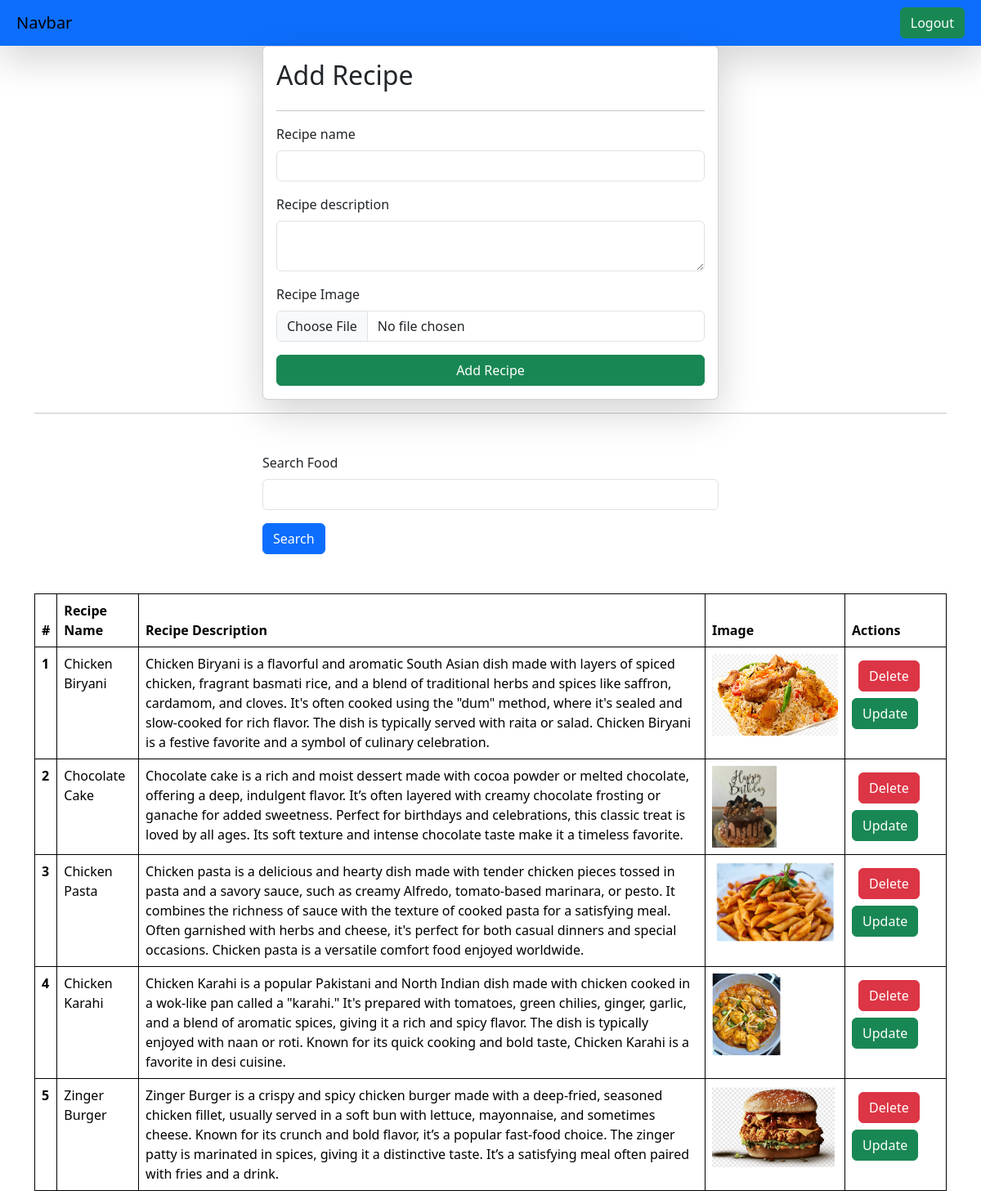
The app's page /recipes/ (signed in), older data.
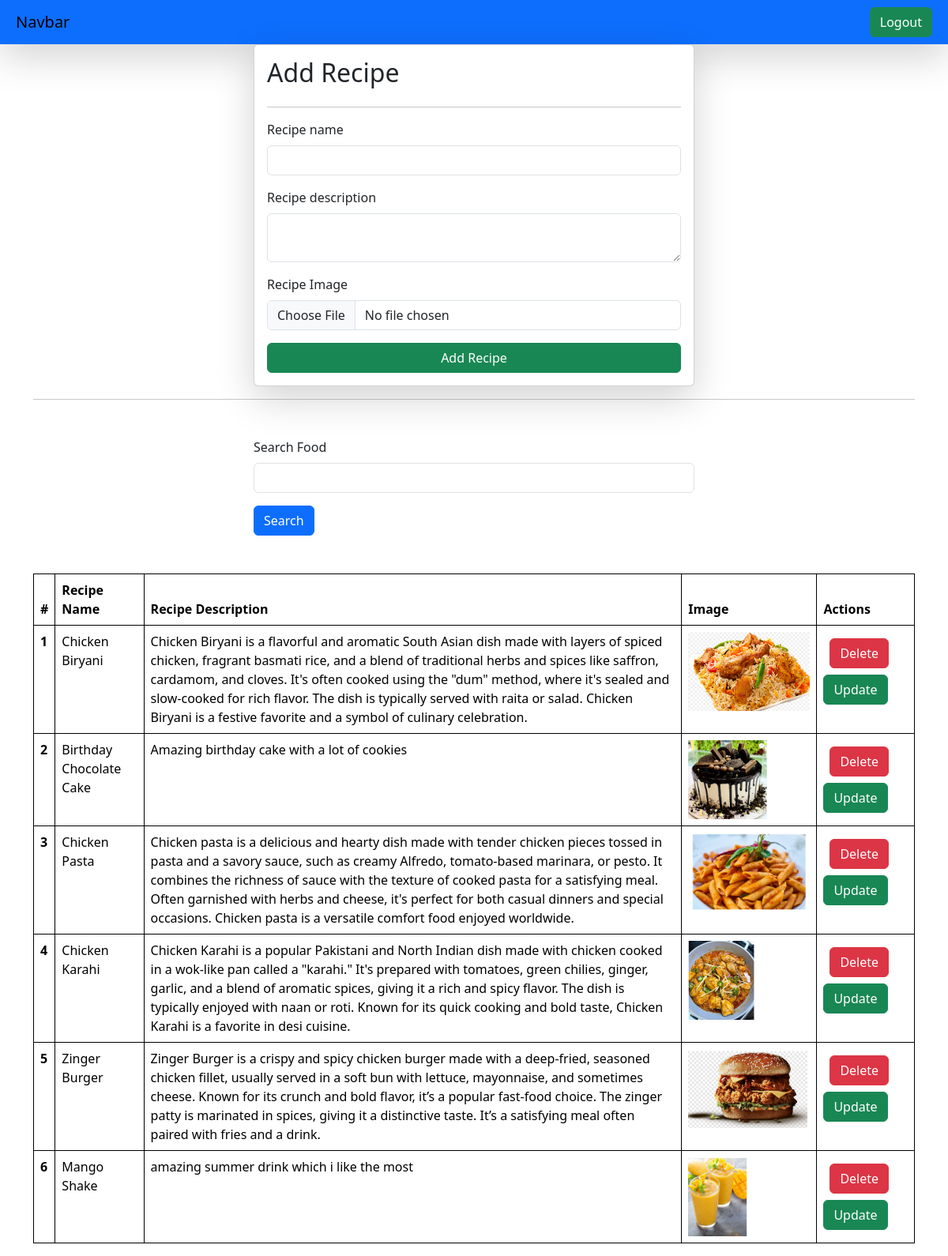
The same page, newer data.
### recipe/models.py (models this page shows)
class Recipe(models.Model):
    user = models.ForeignKey(User, on_delete=models.SET_NULL, null=True, blank=True)
    recipe_name = models.CharField(max_length=100)
    recipe_description = models.TextField()
    recipe_image = models.ImageField(upload_to="recipe")
    recipe_view_count = models.IntegerField(default=1)

### recipe/views.py (the view, shortened to what this page needs)
# urls.py: path("recipes/", recipes, name="recipes"),
@login_required(login_url="/login/")
def recipes(request):
    queryset = Recipe.objects.all()
    if request.GET.get("search"):
        queryset = queryset.filter(recipe_name__icontains=request.GET.get("search"))
    context = {"recipes": queryset}
    return render(request, "recipes.html", context)

### recipe/templates/recipes.html (shortened to what this page needs)
{% extends "base.html" %}
{% block start %}
<div class="container" mt-5>
    <form class="col-6 mx-auto card p-3 shadow-lg" method = "post" enctype="multipart/form-data">
        <h2>Add Recipe</h2>
        <hr>
        <div class="mb-3">
          <label for="exampleInputEmail1" class="form-label">Recipe name</label>
          <input name="recipe_name" required type="text" class="form-control">
        </div>
        <div class="mb-3">
          <label for="exampleInputPassword1" class="form-label">Recipe description</label>
          <textarea class="form-control" name="recipe_description" required></textarea>
        </div>
        <div class="mb-3">
            <label for="exampleInputPassword1" class="form-label">Recipe Image</label>
            <input name="recipe_image" type="file" class="form-control">
          </div>
        <button type="submit" class="btn btn-success">Add Recipe</button>
      </form>
      <hr>
      <div class="mt-5">
        <div class="mx-auto col-6">
          <form>
          <div class="mb-3">
            <label for="exampleInputEmail1" class="form-label">Search Food</label>
            <input name="search" type="text" class="form-control">
          </div>
          <button type="submit" class="btn btn-primary">Search</button>
        </form>
        </div>
      </div>
      <table class="table mt-5">
        <thead>
          <tr>
            <th scope="col">#</th>
            <th scope="col">Recipe Name</th>
            <th scope="col">Recipe Description</th>
            <th scope="col">Image</th>
            <th scope="col">Actions</th>
          </tr>
        </thead>
        <tbody>
          {% for recipe in recipes %}
          <tr>
            <th scope="row">{{forloop.counter}}</th>
            <td>{{recipe.recipe_name}}</td>
            <td>{{recipe.recipe_description}}</td>
            <td>
              <img src="/media/{{recipe.recipe_image}}" style="height : 100px"></td>
              <td>
                  <a href="/delete-recipe/{{recipe.id}}/" class="btn btn-danger m-2">Delete</a>
                  <a href="/update-recipe/{{recipe.id}}/" class="btn btn-success">Update</a>
              </td>
          </tr>
          {% endfor %}
        </tbody>
      </table>
</div>
{% endblock %}

### home/templates/base.html (shortened to what this page needs)
<!DOCTYPE html>
<html lang="en">
<head>
    <link href="https://cdn.jsdelivr.net/npm/bootstrap@5.3.6/dist/css/bootstrap.min.css" rel="stylesheet">
</head>
<body>
    <nav class="navbar dark p-2 bg-primary shadow-lg">
      <div class="container-fluid">
        <a class="navbar-brand">Navbar</a>
        <form class="d-flex" role="search">
      {% if request.user.is_authenticated %}
          <a href="/logout/" class="btn btn-success" type="submit">Logout</a>
      {% else %}
      <a href="/login/" class="btn btn-success" type="submit">Login</a>
         {% endif %}
      </form>
      </div>
     </nav>
    {% block start %}
    {% endblock %}
</body>
</html>

### home/templates/base.html (style rules this page uses)
table, th, td { border: 1px solid black; }

Row changes from the older to the newer data that the page shows:
changed Recipe: recipe_name "Chocolate Cake" → "Birthday Chocolate Cake"; recipe_description "Chocolate cake is a rich and moist dessert made with cocoa powder or melted chocolate, offering a deep, indulgent flavor. It’s often layered with creamy chocolate frosting or ganache for added sweetness. Perfect for birthdays and celebrations, this classic treat is loved by all ages. Its soft texture and intense chocolate taste make it a timeless favorite." → "Amazing birthday cake with a lot of cookies"; recipe_image: a different picture
added Recipe: recipe_name "Mango Shake", recipe_description "amazing summer drink which i like the most", recipe_image (picture)
